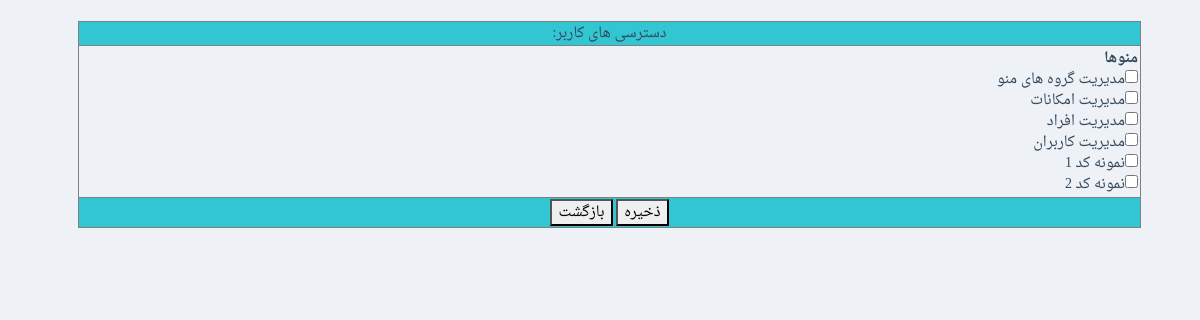
Screenshot of /www/sadaf/ManageUserPermissions.php (signed in) with the database file from the repository.
### tables this page shows
CREATE TABLE  `SystemFacilities` (
  `FacilityID` int(11) NOT NULL AUTO_INCREMENT,
  `FacilityName` varchar(245) DEFAULT NULL,
  `GroupID` int(11) DEFAULT NULL,
  `OrderNo` int(11) DEFAULT NULL,
  `PageAddress` varchar(345) DEFAULT NULL,
  PRIMARY KEY (`FacilityID`)
);

### www/shares/pdodb.class.php (called while the page is built, shortened)
<?php
class pdodb {
  private $dsn;
  private $pdo;
  private $statement;
  static  $pdoinstance = false;
  private function __construct($_host = "", $_user = "", $_pass = "", $_default_db = "",$_driver="",$debug=self::DEBUG_MODE) {
    $this->dsn = "mysql:dbname=$_default_db;host=$_host";
  }
  public static function getInstance($_host = "", $_user = "", $_pass = "", $_default_db = "",$_driver="") {
    if ("" == $_driver)      $_driver = sys_config::$db_server['driver'];
    if ("" == $_host)        $_host = sys_config::$db_server['host'];
    if ("" == $_user)        $_user = sys_config::$db_server['user'];
    if ("" == $_pass)        $_pass = sys_config::$db_server['pass'];
    if ("" == $_default_db)  $_default_db = sys_config::$db_server['database'];
    if (!@pdodb::$pdoinstance[$_host.$_user.$_default_db]) {
      pdodb::$pdoinstance[$_host.$_user.$_default_db] = new pdodb($_host,$_user,$_pass,$_default_db,$_driver);
    }
    return pdodb::$pdoinstance[$_host.$_user.$_default_db];
  }
  private function connect($_driver = "", $_host = "", $_user = "", $_pass = "", $_default_db = "",$debug=self::DEBUG_MODE) {
    try{
      $this->pdo = new pdo($this->dsn , $_user , $_pass, array(PDO::MYSQL_ATTR_INIT_COMMAND =>  "SET NAMES utf8") );
      return $this->pdo;
    }
    catch (PDOException $e) {
      print (self::PDO_CONNECTION_ERROR);
      print ($e->getMessage());
      if ($debug) $this->backtrace();
      exit();
    }
  }
  function Prepare($sqlstr,$debug=self::DEBUG_MODE) {
    $this->statement = $this->pdo->prepare($sqlstr);
   	$error_info = $this->pdo->errorInfo();
    return $this->statement;
  }
  function ExecuteStatement($parameter_array,$fetch_mode=PDO::FETCH_ASSOC,$debug=self::DEBUG_MODE) {
    $trans = array(self::ARABIC_YA => self::PERSIAN_YA , self::ARABIC_KAF => self::PERSIAN_KAF);
    $this->statement->setFetchMode($fetch_mode);
    $this->statement->execute($parameter_array);
    $error_info = $this->statement->errorInfo();
    return $this->statement;
 }
  function Execute($sqlstr,$fetch_mode=PDO::FETCH_ASSOC,$debug=self::DEBUG_MODE) {
    $trans = array(self::ARABIC_YA => self::PERSIAN_YA , self::ARABIC_KAF => self::PERSIAN_KAF);
    $this->statement = $this->pdo->query(strtr($sqlstr,$trans));
    $error_info = $this->pdo->errorInfo();
    return $this->statement;
  }
}
?>

### www/sadaf/classes/SystemFacilities.class.php (called while the page is built, shortened)
<?php
class manage_SystemFacilities
{
	static function GetList()
	{
		$mysql = pdodb::getInstance();
		$k=0;
		$ret = array();
		$query = "select SystemFacilities.FacilityID
				,SystemFacilities.FacilityName
				,SystemFacilities.GroupID
				,SystemFacilities.OrderNo
				,SystemFacilities.PageAddress
			, l2.GroupName  as l2_GroupName  from sadaf.SystemFacilities
			LEFT JOIN sadaf.SystemFacilityGroups  l2 on (l2.GroupID=SystemFacilities.GroupID)
			order by l2.OrderNo, SystemFacilities.OrderNo ";
		$res = $mysql->Execute($query);
		while($rec=$res->fetch())
		{
			$ret[$k] = new be_SystemFacilities();
			$ret[$k]->FacilityID=$rec["FacilityID"];
			$ret[$k]->FacilityName=$rec["FacilityName"];
			$ret[$k]->GroupID=$rec["GroupID"];
			$ret[$k]->GroupID_Desc=$rec["l2_GroupName"];
			$ret[$k]->OrderNo=$rec["OrderNo"];
			$ret[$k]->PageAddress=$rec["PageAddress"];
			$k++;
		}
		return $ret;
	}
}
?>

### www/sadaf/classes/UserFacilities.class.php (called while the page is built, shortened)
<?php
class manage_UserFacilities
{
	static function HasAccess($UserID, $FacilityID)
	{
		$mysql = pdodb::getInstance();
		$query = "select * from sadaf.UserFacilities where ";
		$query .= " UserID=? and FacilityID=?";
		$ValueListArray = array();
		array_push($ValueListArray, $UserID);
		array_push($ValueListArray, $FacilityID);
		$mysql->Prepare($query);
		$res = $mysql->ExecuteStatement($ValueListArray);
		return false;
	}
}
?>

### www/sadaf/ManageUserPermissions.php (the view, shortened to what this page needs)
<?php
include("classes/UserFacilities.class.php");
include ("classes/SystemFacilities.class.php");
?>
<form method="post" id="f1" name="f1" >
<br><table width="90%" border="1" cellspacing="0" align="center">
<tr class="HeaderOfTable">
<td align="center">دسترسی های کاربر: <? echo $_REQUEST["Item_UserID"]; ?></td>
</tr>
<tr>
<td>
<table width="100%" border="0">
<tr>
  <td>
  <?
    echo "<b>منوها</b><br>";
	$list = manage_SystemFacilities::GetList();
	for($i=0; $i<count($list); $i++)
	{
	  echo "<input type=checkbox name=ch_".$list[$i]->FacilityID;
	  if(manage_UserFacilities::HasAccess($_REQUEST["Item_UserID"], $list[$i]->FacilityID))
	    echo " checked ";
	  echo ">";
	  echo $list[$i]->FacilityName;
	  echo "<br>";
	}
  ?>
  </td>
</tr>
</table>
</td>
</tr>
<tr class="FooterOfTable">
<td align="center">
<input type="button" onclick="javascript: ValidateForm();" value="ذخیره">
<input type="button" onclick="document.location='ManageAccountSpecs.php';" value="بازگشت">
</td>
</tr>
</table>
</form>
</html>

### www/sadaf/css/lab.css (style rules this page uses)
* { font-family:DroidNaskh,verdana,tahoma }
.HeaderOfTable { background-color: #32c5d2; }
.FooterOfTable { background-color: #32c5d2; }
table { direction: rtl; }
.page-content { background: #eef1f5; margin-right: 0px; margin-left: 19px; margin-top: 0px; margin-bottom: 0px; }

### rows the page displays
systemfacilities: FacilityName "مدیریت گروه های منو"
systemfacilities: FacilityName "مدیریت امکانات"
systemfacilities: FacilityName "مدیریت افراد"
systemfacilities: FacilityName "مدیریت کاربران"
systemfacilities: FacilityName "نمونه كد 1"
systemfacilities: FacilityName "نمونه كد 2"
